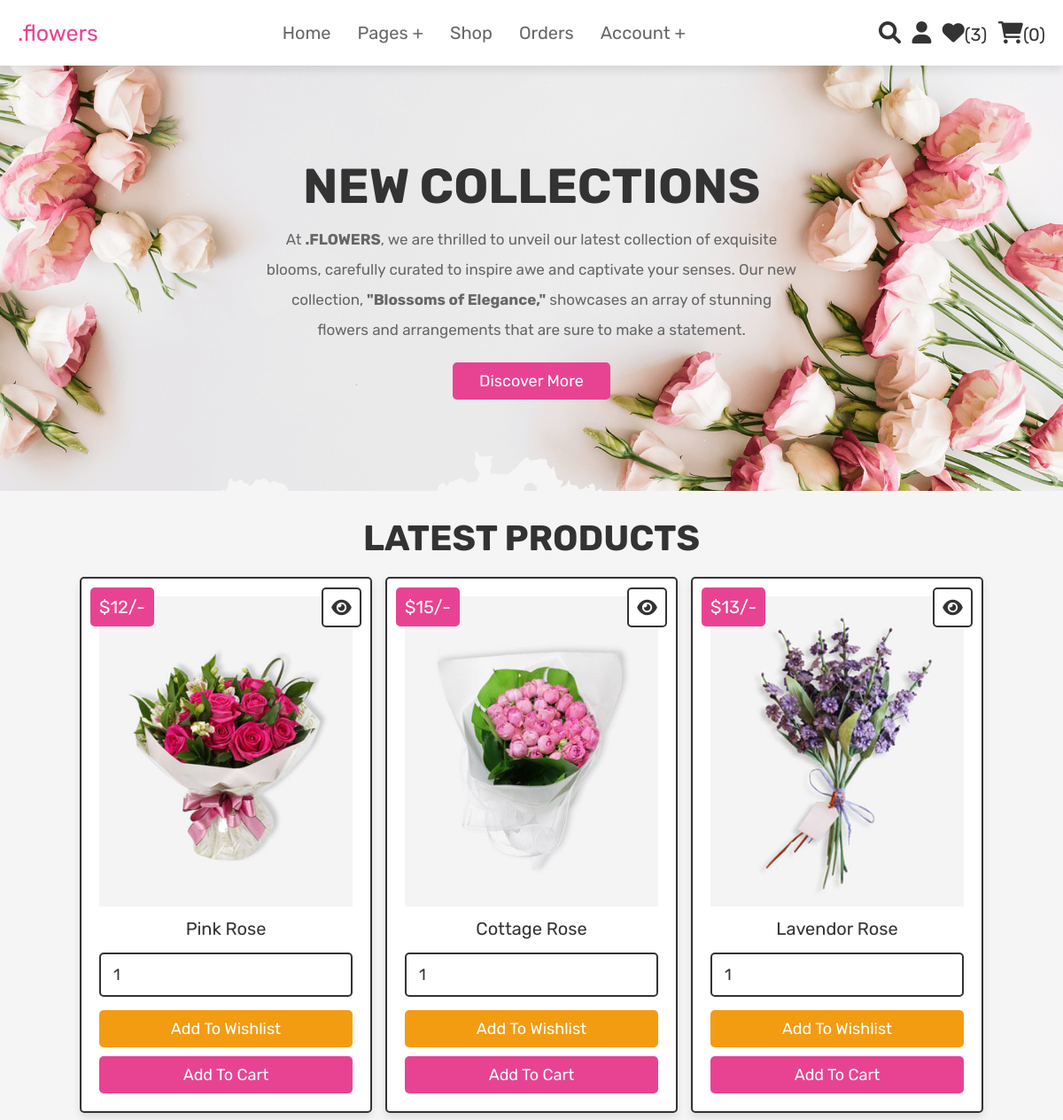
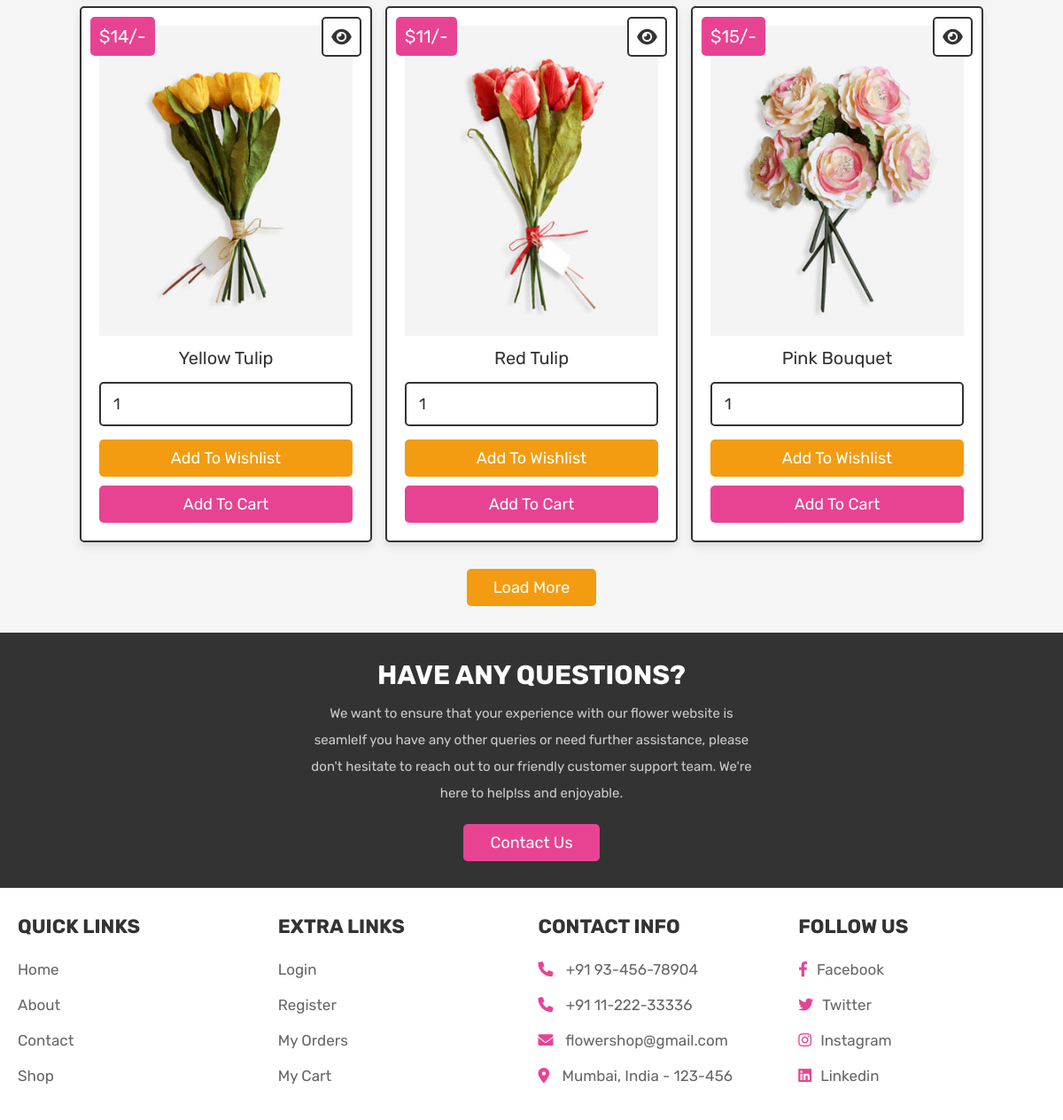
Page /home.php (signed in) on the committed database (2 pictures, top to bottom).
### tables this page shows
CREATE TABLE `products` (
  `id` int(100) NOT NULL,
  `name` varchar(100) NOT NULL,
  `details` varchar(500) NOT NULL,
  `price` int(100) NOT NULL,
  `image` varchar(100) NOT NULL
);

### home.php (the view, shortened to what this page needs)
<?php
@include 'config.php';
$user_id = $_SESSION['user_id'];
?>
<!DOCTYPE html>
<html lang="en">
<head>
   <link rel="stylesheet" href="https://cdnjs.cloudflare.com/ajax/libs/font-awesome/6.0.0/css/all.min.css">
   <link rel="stylesheet" href="css/style.css">
</head>
<body>
<?php @include 'header.php'; ?>
<section class="home">
   <div class="content">
      <h3>new collections</h3>
      <p>At <STRONG>.FLOWERS</STRONG>, we are thrilled to unveil our latest collection of exquisite blooms, carefully curated to inspire awe and captivate your senses. Our new collection,<STRONG> "Blossoms of Elegance,"</STRONG> showcases an array of stunning flowers and arrangements that are sure to make a statement.</p>
      <a href="about.php" class="btn">discover more</a>
   </div>
</section>
<section class="products">
   <h1 class="title">latest products</h1>
   <div class="box-container">
      <?php
         $select_products = mysqli_query($conn, "SELECT * FROM `products` LIMIT 6") or die('query failed');
         if(mysqli_num_rows($select_products) > 0){
            while($fetch_products = mysqli_fetch_assoc($select_products)){
      ?>
      <form action="" method="POST" class="box">
         <a href="view_page.php?pid=<?php echo $fetch_products['id']; ?>" class="fas fa-eye"></a>
         <div class="price">$<?php echo $fetch_products['price']; ?>/-</div>
         <img src="flowers/<?php echo $fetch_products['image']; ?>" alt="" class="image">
         <div class="name"><?php echo $fetch_products['name']; ?></div>
         <input type="number" name="product_quantity" value="1" min="0" class="qty">
         <input type="submit" value="add to wishlist" name="add_to_wishlist" class="option-btn">
         <input type="submit" value="add to cart" name="add_to_cart" class="btn">
      </form>
      <?php
         }
      }else{
         echo '<p class="empty">no products added yet!</p>';
      }
      ?>
   </div>
   <div class="more-btn">
      <a href="shop.php" class="option-btn">load more</a>
   </div>
</section>
<section class="home-contact">
   <div class="content">
      <h3>Have any questions?</h3>
      <p>We want to ensure that your experience with our flower website is seamleIf you have any other queries or need further assistance, please don't hesitate to reach out to our friendly customer support team. We're here to help!ss and enjoyable.</p>
      <a href="contact.php" class="btn">Contact us</a>
   </div>
</section>
<?php @include 'footer.php'; ?>
</body>
</html>

### header.php (shortened to what this page needs)
<header class="header">
    <div class="flex">
        <a href="home.php" class="logo">.flowers</a>
        <nav class="navbar">
            <ul>
                <li><a href="home.php">Home</a></li>
                <li><a href="#">pages +</a>
                </li>
                <li><a href="shop.php">Shop</a></li>
                <li><a href="orders.php">Orders</a></li>
                <li><a href="#">Account +</a>
                </li>
            </ul>
        </nav>
        <div class="icons">
            <a href="search_page.php" class="fas fa-search"></a>
            <div id="user-btn" class="fas fa-user"></div>
            <?php
                $select_wishlist_count = mysqli_query($conn, "SELECT * FROM `wishlist` WHERE user_id = '$user_id'") or die('query failed');
                $wishlist_num_rows = mysqli_num_rows($select_wishlist_count);
            ?>
            <a href="wishlist.php"><i class="fas fa-heart"></i><span>(<?php echo $wishlist_num_rows; ?>)</span></a>
            <?php
                $select_cart_count = mysqli_query($conn, "SELECT * FROM `cart` WHERE user_id = '$user_id'") or die('query failed');
                $cart_num_rows = mysqli_num_rows($select_cart_count);
            ?>
            <a href="cart.php"><i class="fas fa-shopping-cart"></i><span>(<?php echo $cart_num_rows; ?>)</span></a>
        </div>
    </div>
</header>

### footer.php
<section class="footer">
    <div class="box-container">
        <div class="box">
            <h3>quick links</h3>
            <a href="home.php">Home</a>
            <a href="about.php">About</a>
            <a href="contact.php">Contact</a>
            <a href="shop.php">Shop</a>
        </div>
        <div class="box">
            <h3>extra links</h3>
            <a href="login.php">Login</a>
            <a href="register.php">Register</a>
            <a href="orders.php">My Orders</a>
            <a href="cart.php">My Cart</a>
        </div>
        <div class="box">
            <h3>contact info</h3>
            <p> <i class="fas fa-phone"></i> +91 93-456-78904 </p>
            <p> <i class="fas fa-phone"></i> +91 11-222-33336 </p>
            <p> <i class="fas fa-envelope"></i> flowershop@gmail.com </p>
            <p> <i class="fas fa-map-marker-alt"></i> Mumbai, India - 123-456 </p>
        </div>
        <div class="box">
            <h3>follow us</h3>
            <a href="#"><i class="fab fa-facebook-f"></i>Facebook</a>
            <a href="#"><i class="fab fa-twitter"></i>Twitter</a>
            <a href="#"><i class="fab fa-instagram"></i>Instagram</a>
            <a href="#"><i class="fab fa-linkedin"></i>Linkedin</a>
        </div>
    </div>
</section>

### css/style.css (style rules this page uses)
:root { --pink:#e84393; --red:#c0392b; --orange:#f39c12; --black:#333; --white:#fff; --light-color:#666; --light-white:#ccc; --light-bg:#f5f5f5; --border:.2rem solid var(--black); --box-shadow:0 .5rem 1rem rgba(0,0,0,.1); }
* { font-family: 'Rubik', sans-serif; margin:0; padding:0; box-sizing: border-box; outline: none; border:none; text-decoration: none; transition:all .2s linear; }
html { font-size: 62.5%; overflow-x: hidden; scroll-behavior: smooth; scroll-padding-top: 6.5rem; }
body { background: var(--light-bg); }
section { padding:3rem 2rem; }
.btn, .delete-btn, .option-btn { display: inline-block; border-radius: .5rem; margin-top: 1rem; font-size: 1.8rem; color:var(--white); cursor: pointer; padding:1rem 3rem; text-transform: capitalize; }
.btn { background-color: var(--pink); }
.option-btn { background-color: var(--orange); }
.more-btn { margin-top: 2rem; text-align: center; }
.title { text-align: center; margin-bottom: 2rem; color:var(--black); text-transform: uppercase; font-size: 4rem; }
.header { position: sticky; top:0; left:0; right:0; background-color: var(--white); z-index: 1000; box-shadow: var(--box-shadow); }
.header .flex { margin: 0 auto; display: flex; align-items: center; justify-content: space-between; padding:1.5rem 2rem; max-width: 1200px; position: relative; }
.header .flex .logo { font-size: 2.5rem; color:var(--pink); }
.header .flex .navbar ul { list-style: none; }
.header .flex .navbar ul li { float: left; position: relative; }
.header .flex .navbar ul li a { font-size: 2rem; padding:1rem 1.5rem; display: block; color:var(--light-color); text-transform: capitalize; }
.header .flex .icons > * { font-size: 2.5rem; margin-left: 1rem; color:var(--black); cursor: pointer; }
.header .flex .icons span { font-size: 2rem; }
.home { min-height: 60vh; background:url(../images/home-bg.png) no-repeat; background-size: cover; background-position: center; display: flex; align-items: center; justify-content: center; }
.home .content { text-align: center; }
.home .content h3 { text-transform: uppercase; color:var(--black); font-size: 5.5rem; }
.home .content p { max-width: 60rem; margin:1rem auto; line-height:2; font-size: 1.7rem; color:var(--light-color); }
.products .box-container { max-width: 1200px; margin:0 auto; display: grid; grid-template-columns: repeat(auto-fit, 33rem); gap:1.5rem; align-items: flex-start; justify-content: center; }
.products .box-container .box { background-color: var(--white); border:var(--border); box-shadow: var(--box-shadow); border-radius: .5rem; padding:2rem; text-align: center; position: relative; }
.products .box-container .box .image { height: 35rem; width: 100%; object-fit: cover; }
.products .box-container .box .fa-eye, .products .box-container .box .price { position: absolute; top:1rem; border-radius: .5rem; }
.products .box-container .box .price { font-size: 2rem; padding:1rem; background-color: var(--pink); color:var(--white); left:1rem; }
.products .box-container .box .fa-eye { right:1rem; height: 4.5rem; width: 4.5rem; line-height: 4.2rem; font-size: 2rem; background-color: var(--white); color:var(--black); border:var(--border); }
.products .box-container .box .name { margin:1rem; font-size: 2rem; color:var(--black); }
.products .box-container .box .qty { width: 100%; padding:1.2rem 1.4rem; font-size: 1.8rem; color:var(--black); border:var(--border); border-radius: .5rem; margin:.5rem 0; }
.products .box-container .box .btn, .products .box-container .box .option-btn { width: 100%; }
.home-contact { background-color: var(--black); text-align: center; }
.home-contact .content { max-width: 50rem; margin:0 auto; }
.home-contact .content h3 { text-transform: uppercase; color:var(--white); font-size: 3rem; }
.home-contact .content p { line-height: 2; font-size: 1.5rem; color:var(--light-white); padding:1rem 0; }
.footer { background-color: var(--white); }
.footer .box-container { max-width: 1200px; margin:0 auto; display: grid; grid-template-columns: repeat(auto-fit, minmax(27rem, 1fr)); gap:1.5rem; align-items: flex-start; }
.footer .box-container .box h3 { font-size: 2.2rem; color:var(--black); margin-bottom: 1.5rem; text-transform: uppercase; }
.footer .box-container a, .footer .box-container p { font-size: 1.7rem; color:var(--light-color); padding:1rem 0; display: block; }
.footer .box-container a i, .footer .box-container p i { color:var(--pink); padding-right: 1rem; }

### rows in the picture
products: price "12", image (picture), name "Pink Rose"
products: price "15", image (picture), name "Cottage Rose"
products: price "13", image (picture), name "Lavendor Rose"
products: price "14", image (picture), name "Yellow Tulip"
products: price "11", image (picture), name "Red Tulip"
products: price "15", image (picture), name "Pink Bouquet"

### other values in the picture
$wishlist_num_rows "3"
$cart_num_rows "0"
